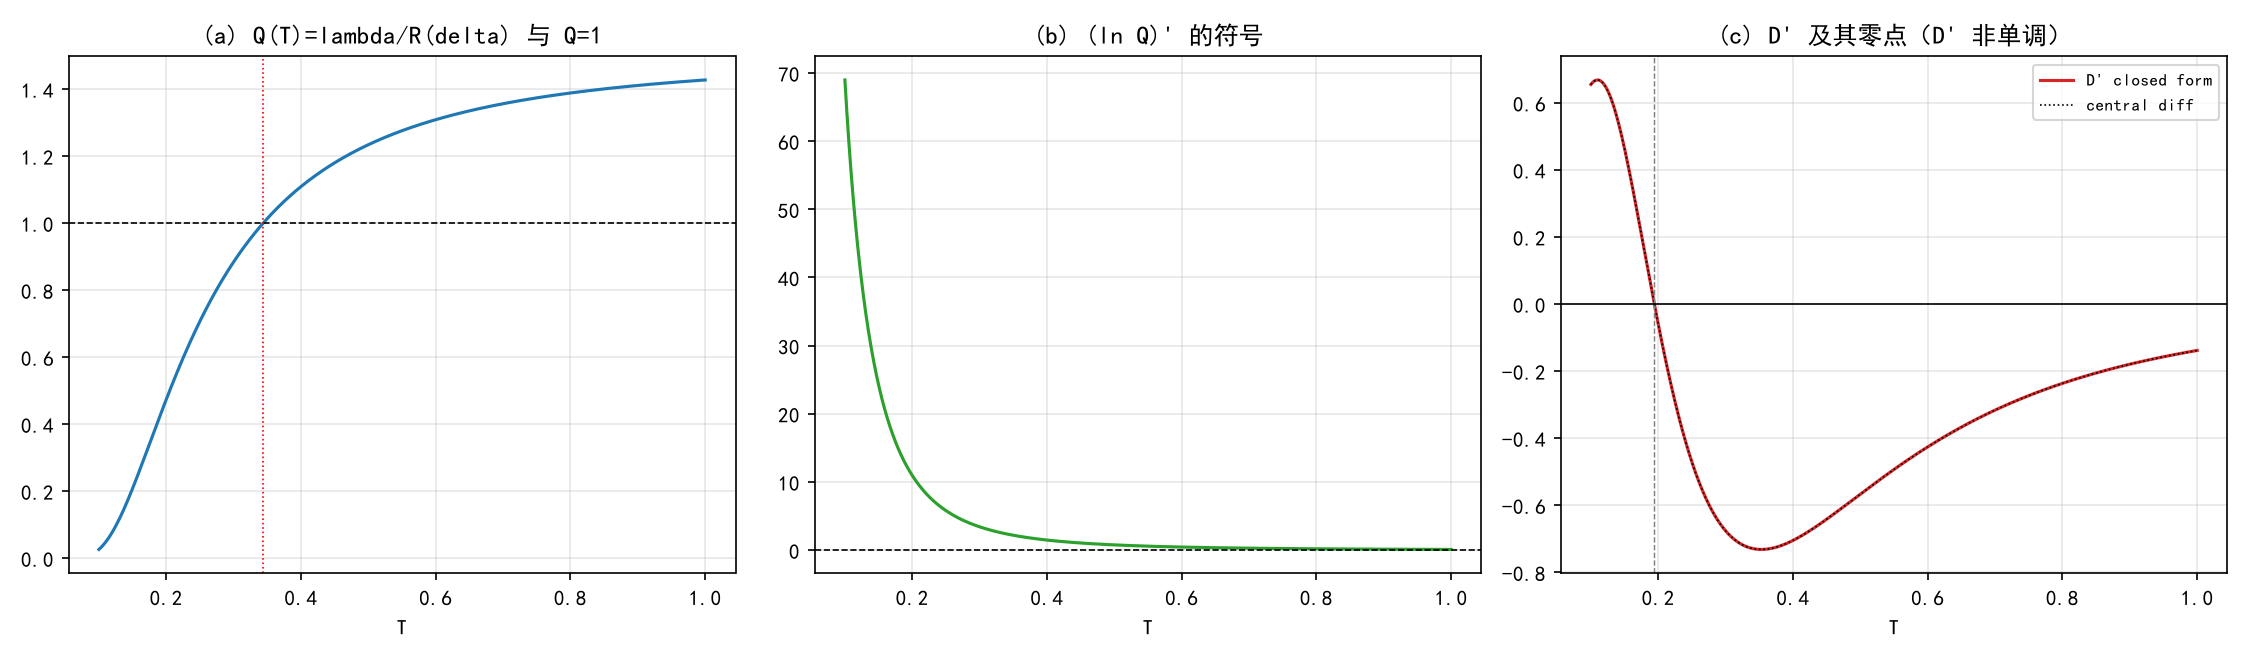

The script that saved this image:
# -*- coding: utf-8 -*-
"""第 213 轮数值可行性核对：判据差零点的唯一性路线。

只做"路线是否成立"的核对（反馈层），不提供方程形式、不反充第一性输入：
  (a) Q(T) = lambda(T)/R(delta(T)) 是否在 [1/10, 1] 上严格单增（若单增，D=0 至多一解）；
  (b) 对数导数比较 (ln lambda)' - (ln R)' 的符号；
  (c) D' 的零点、D'' 的变号，用来否证"D' 单调"一类捷径。
"""
import numpy as np
import matplotlib
matplotlib.use("Agg")
import matplotlib.pyplot as plt

plt.rcParams["font.sans-serif"] = ["SimHei", "DejaVu Sans"]
plt.rcParams["axes.unicode_minus"] = False


def w_of_T(T):
    u = np.linspace(0.0, 1.0, 4001)
    f = 2.0 * u * np.tanh(u / (2.0 * T))
    return np.trapezoid(f, u)


def wp_of_T(T):
    u = np.linspace(0.0, 1.0, 4001)
    f = u * u / np.cosh(u / (2.0 * T)) ** 2
    return -np.trapezoid(f, u) / T ** 2


def h_of_T(T):
    return np.tanh(1.0 / (2.0 * T)) if T > 0 else 1.0


def delta_of_T(T):
    return 1.0 - w_of_T(T) / h_of_T(T)


def lam_of_T(T):
    return 1.0 / (T * np.sinh(1.0 / T))


def R_of_d(d):
    return d * (1.0 + d) / (1.0 - d)


def Rp_of_d(d):
    return (1.0 + 2.0 * d - d * d) / (1.0 - d) ** 2


def delta_deriv(T):
    """202/204 的 delta' 闭式：-(w'h + w*sech^2(1/(2T))/(2T^2))/h^2。"""
    w = w_of_T(T)
    wp = wp_of_T(T)
    h = h_of_T(T)
    s2 = 1.0 / np.cosh(1.0 / (2.0 * T)) ** 2
    return -(wp * h + w * s2 / (2.0 * T ** 2)) / h ** 2


def lam_deriv(T):
    """lambda(T)=1/(T sinh(1/T)) 的导数闭式：lambda'=(cosh(1/T)/T - sinh(1/T))/(T sinh(1/T)^2)。"""
    s = 1.0 / T
    sh = np.sinh(s)
    ch = np.cosh(s)
    return (ch / T - sh) / (T * T * sh ** 2)


def D_of_T(T):
    d = delta_of_T(T)
    return R_of_d(d) - lam_of_T(T)


def Dp_of_T(T):
    return Rp_of_d(delta_of_T(T)) * delta_deriv(T) - lam_deriv(T)


Ts = np.linspace(0.10, 1.00, 901)

d = np.array([delta_of_T(t) for t in Ts])
lam = np.array([lam_of_T(t) for t in Ts])
R = R_of_d(d)
Q = lam / R                       # D=0 <=> Q=1
D = R - lam
Dp = np.array([Dp_of_T(t) for t in Ts])
dpad = np.array([delta_deriv(t) for t in Ts])
lp = np.array([lam_deriv(t) for t in Ts])

# 对数导数比较
lndQ = lp / lam - Rp_of_d(d) * dpad / R

# 数值差分核对 D'
hstep = 1e-6
Dp_fd = np.array([(D_of_T(t + hstep) - D_of_T(t - hstep)) / (2 * hstep) for t in Ts])
Dpp = np.gradient(Dp, Ts)

# 零点
def zeros(x, y):
    idx = np.where(np.sign(y[:-1]) * np.sign(y[1:]) < 0)[0]
    out = []
    for i in idx:
        out.append(x[i] - y[i] * (x[i + 1] - x[i]) / (y[i + 1] - y[i]))
    return out

zD = zeros(Ts, D)
zDp = zeros(Ts, Dp)
sign_changes_Dpp = zeros(Ts, Dpp)

# 打印
print("[1] Q = lambda/R 区间端点与单调性")
print(f"  Q(0.10)={Q[0]:.10f}  Q(1.00)={Q[-1]:.10f}")
print(f"  Q 最小值={Q.min():.10f} (T={Ts[Q.argmin()]:.5f})  最大值={Q.max():.10f} (T={Ts[Q.argmax()]:.5f})")
print(f"  相邻差分 sign 变化次数 = {len(zeros(Ts, np.diff(Q)))}")
print(f"  (ln Q)' 最大值 = {lndQ.max():.6e} 于 T={Ts[lndQ.argmax()]:.5f}；最小值 = {lndQ.min():.6e} 于 T={Ts[lndQ.argmin()]:.5f}")
print(f"  (ln Q)' <= 0 的格点数 = {(lndQ <= 0).sum()} / {len(Ts)}")

print("\n[2] D 的零点")
for z in zD:
    print(f"  T* = {z:.9f}   D' 在该点 {Dp_of_T(z):+.6e}")

print("\n[3] D' 的零点与 D'' 变号（否证 D' 单调）")
for z in zDp:
    print(f"  D' 零点 T = {z:.9f}")
print(f"  D'' 变号点: {['%.5f' % z for z in sign_changes_Dpp]}")
print(f"  D' 极小 = {Dp.min():.9f} (T={Ts[Dp.argmin()]:.5f})；极大 = {Dp.max():.9f} (T={Ts[Dp.argmax()]:.5f})")
print(f"  D' 闭式 vs 中心差分 最大绝对误差 = {np.max(np.abs(Dp - Dp_fd)):.3e}")

print("\n[4] 关键量")
for t in (0.10, 0.15, 0.20, 0.3529, 1.00):
    print(f"  T={t:.4f}: delta={delta_of_T(t):.9f} lam={lam_of_T(t):.9f} R={R_of_d(delta_of_T(t)):.9f} Q={lam_of_T(t)/R_of_d(delta_of_T(t)):.9f} D={D_of_T(t):+.9f} D'={Dp_of_T(t):+.9f}")
print(f"  delta' 最大 = {dpad.max():.6f} (T={Ts[dpad.argmax()]:.5f})；最小 = {dpad.min():.6f}")
print(f"  (ln lambda)' 最小 = {(lp/lam).min():.6f} (T={Ts[(lp/lam).argmin()]:.5f})")
print(f"  R'/R 最大 = {(Rp_of_d(d)/R).max():.6f} (T={Ts[(Rp_of_d(d)/R).argmax()]:.5f})")

np.savetxt("环15_唯一性可行性_输出.txt", np.column_stack([Ts, d, lam, R, Q, D, Dp, lndQ]),
           header="T\tdelta\tlambda\tR\tQ=lambda/R\tD\tD'\t(lnQ)'", comments="#", fmt="%.12e")

fig, ax = plt.subplots(1, 3, figsize=(15, 4.4))
ax[0].plot(Ts, Q, color="#1f77b4")
ax[0].axhline(1.0, color="k", lw=0.8, ls="--")
ax[0].axvline(zD[0] if zD else np.nan, color="r", lw=0.8, ls=":")
ax[0].set_title("(a) Q(T)=lambda/R(delta) 与 Q=1")
ax[0].set_xlabel("T"); ax[0].grid(alpha=0.3)

ax[1].plot(Ts, lndQ, color="#2ca02c")
ax[1].axhline(0.0, color="k", lw=0.8, ls="--")
ax[1].set_title("(b) (ln Q)' 的符号")
ax[1].set_xlabel("T"); ax[1].grid(alpha=0.3)

ax[2].plot(Ts, Dp, color="#d62728", label="D' closed form")
ax[2].plot(Ts, Dp_fd, color="k", ls=":", lw=0.8, label="central diff")
for z in zDp:
    ax[2].axvline(z, color="gray", lw=0.7, ls="--")
ax[2].axhline(0.0, color="k", lw=0.8)
ax[2].set_title("(c) D' 及其零点（D' 非单调）")
ax[2].set_xlabel("T"); ax[2].legend(fontsize=8); ax[2].grid(alpha=0.3)

plt.tight_layout()
plt.savefig("环15_唯一性可行性_数值核对.png", dpi=150)
print("\n[saved] 环15_唯一性可行性_输出.txt / 环15_唯一性可行性_数值核对.png")
